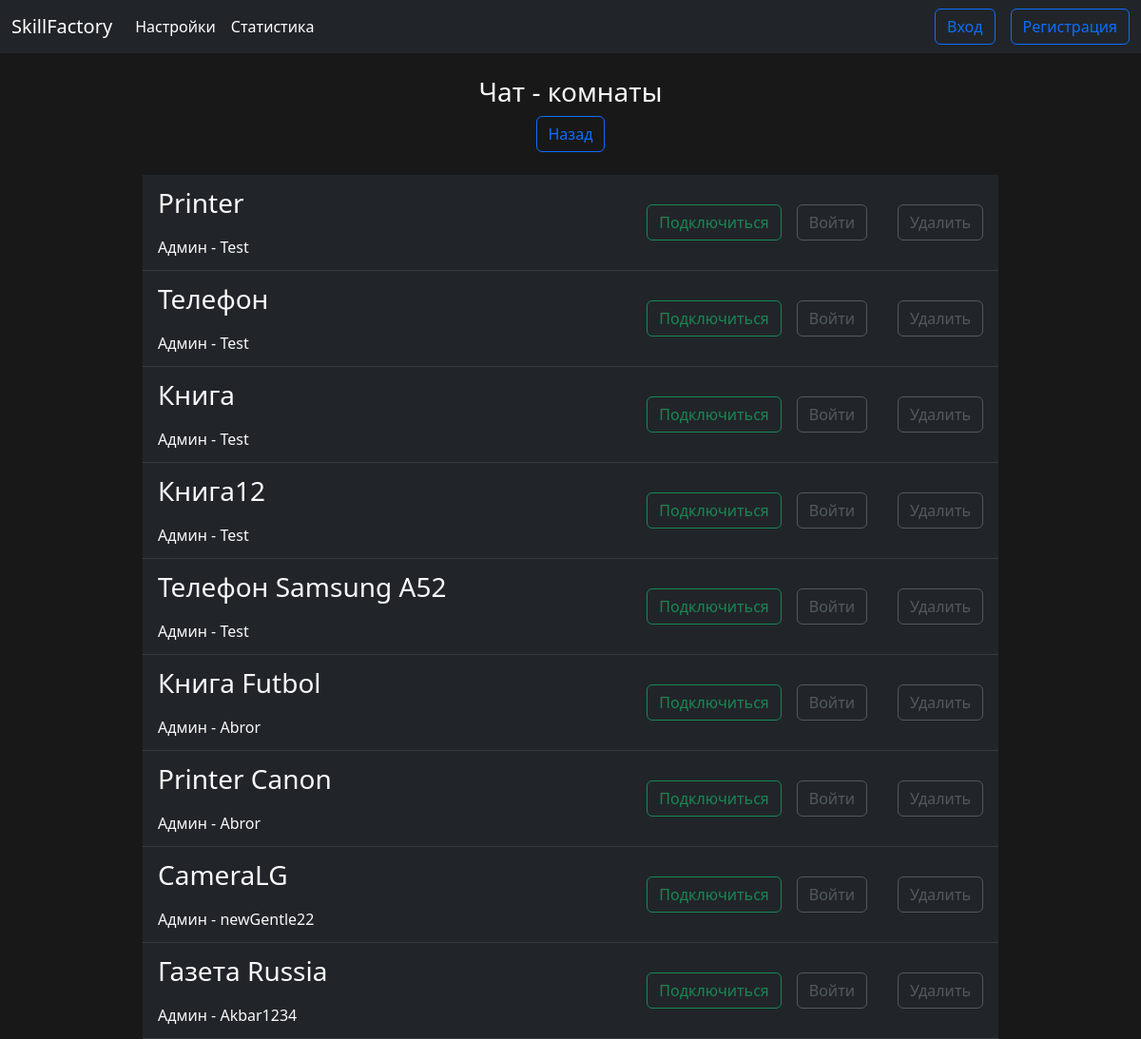
Page /chat_rooms/ on the committed database.
### App/models.py (models this page shows)
class chatroom(models.Model):
    name = models.CharField(max_length=64)
    author = models.ForeignKey(User, on_delete=models.CASCADE)
    create_date = models.DateTimeField(auto_now_add=True)

### App/views.py (the view)
# urls.py: path('chat_rooms/', chat_rooms, name='chat_rooms'),
def chat_rooms(request):
    rooms = chatroom.objects.all()
    _member = members.objects.filter(member_id=request.user.id).values_list('room_id', flat=True)
    return render(request, template_name='rooms.html', context={'contents':rooms, 'members': _member})

### templates/rooms.html (shortened to what this page needs)
{% extends 'default.html' %}
{% load crispy_forms_tags %}
{% block content %}
{% if contents %}
<h3 class="text-center mt-4 text-light">Чат - комнаты</h3>
<div class="text-center">
   <a href='/' class="btn btn-outline-primary">Назад</a>
</div>
<table class="table table-dark align-middle table-ms mt-2 w-75 mt-4 chat_rooms">
   {% for room in contents %}
      <tr class="">
         <td class="text-light ps-3 w-75 fs-3 ">
            {{room.name}} <br>
            <span class='fs-6'>Админ - {{room.author.username}}</span>
         </td>
         {% if room.id in members %}
            {% if request.user.id == room.author.id %}
               <td><a href={% url 'OutFromRoom' room.id %} class='btn btn-outline-secondary w-100 disabled' id='out_from_room'>Отключиться</a></td>
            {% else %}
               <td><a href={% url 'OutFromRoom' room.id %} class='btn btn-outline-success w-100' id='out_from_room'>Отключиться</a></td>
            {% endif %}
            <td><a href={% url 'chat_room' room.id %} class='btn btn-outline-success'>Войти</a></td>
         {% else %}
            <td><a href={% url 'JoinToRoom' room.id %} class='btn btn-outline-success' id='join_to_room'>Подключиться</a></td>
            <td><a href={% url 'chat_room' room.id %} class='btn btn-outline-secondary disabled'>Войти</a></td>
         {% endif %}
         {% if room.author_id == request.user.id%}
            <td class="text-end pe-3"> <a href={% url 'edit_room' room.id %} class="btn btn-outline-primary">Изменить</a></td>
            <td class="text-end pe-3"> <a href={% url 'edit_room' room.id %} class="btn btn-outline-danger ">Удалить</a></td>
         {% else %}
            <td></td>
            <td class="text-end pe-3"> <a class="btn btn-outline-secondary disabled">Удалить</a></td>
         {% endif %}
      </tr>
   {% endfor %}
</table>
{% else %}
<div class="text-center text-light">
   <h3> Нет Чат-комнат</h3>
   <a href='/' class="btn btn-outline-primary">Назад</a>
</div>
{% endif %}
{% endblock content %}

### static/css/styles.css (style rules this page uses)
body { background-color: #181818; }
table.chat_rooms { margin: 0 auto; }

### rows in the picture
chatroom: name "Printer", author.username "Test", shows "Подключиться", shows "Удалить"
chatroom: name "Телефон", author.username "Test", shows "Подключиться", shows "Удалить"
chatroom: name "Книга", author.username "Test", shows "Подключиться", shows "Удалить"
chatroom: name "Книга12", author.username "Test", shows "Подключиться", shows "Удалить"
chatroom: name "Телефон Samsung A52", author.username "Test", shows "Подключиться", shows "Удалить"
chatroom: name "Книга Futbol", author.username "Abror", shows "Подключиться", shows "Удалить"
chatroom: name "Printer Canon", author.username "Abror", shows "Подключиться", shows "Удалить"
chatroom: name "CameraLG", author.username "newGentle22", shows "Подключиться", shows "Удалить"
chatroom: name "Газета Russia", author.username "Akbar1234", shows "Подключиться", shows "Удалить"
